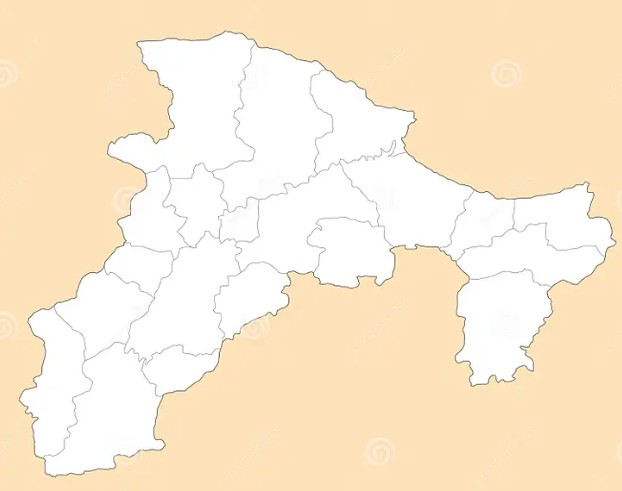
#> input picture bejaia.jpg, 622 x 491 px, found by its file name
$ python 'simulation du shift sur béjaia.py'
#> lines starting #> are read from the running program, lines starting #| are printed output that depends on the picture; after the words box and inside, x2 and y2 are one past the last pixel; in counts of white or black regions, pixels touching at a corner belong together
# Créé par Nassima, le 16/07/2023 en Python 3.7
import numpy as np
from pylab import *
import cv2
import matplotlib.pyplot as plt
import random
import matplotlib.patches as mpatches

#Afficher la carte intiale.

img=cv2.imread('Bejaia.jpg')
#> img is the input picture: shape (491, 622, 3); mean B, G, R 209.7, 234.7, 251.6
plt.imshow(img)
plt.show()

#clustring de la carte intiale en deux couleur.
img2=img.reshape((-1,3))
img2=np.float32(img2)
criteria=(cv2.TERM_CRITERIA_EPS+cv2.TERM_CRITERIA_MAX_ITER,10,1.0)
k=2
attempts=10
ret,label,center=cv2.kmeans(img2,k,None,criteria,attempts,cv2.KMEANS_PP_CENTERS)
#> ret = 64533536.1; center = [[253.8, 254.2, 254.2], [185, 223.6, 249.9]]
center=np.uint8(center)
#> center = [[253, 254, 254], [185, 223, 249]]
res=center[label.flatten()]
res2=res.reshape((img.shape))
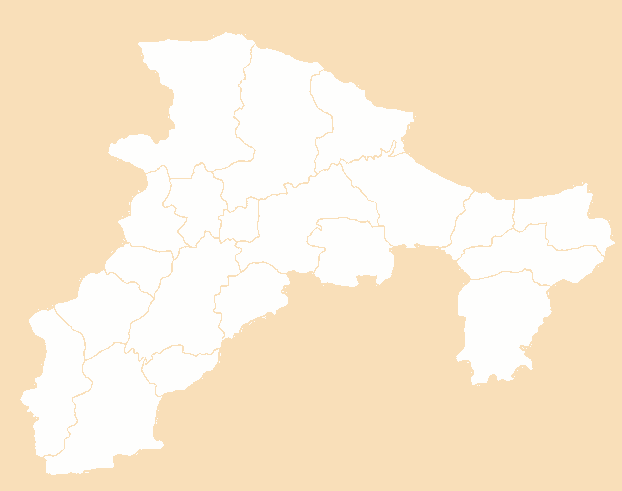
#> res2: shape (491, 622, 3); mean B, G, R 209.2, 234, 250.8

print(center)
#| [[253 254 254]
#|  [185 223 249]]


#creation de la carte intiale avec despourcenatge appropriés.

A=np.zeros((res2.shape[0]+1,res2.shape[1]+1))
for i in range(res2.shape[1]):
   for j in range(res2.shape[0]):

         if all(res2[j][i]==[184,223,249]):
            res2[j][i]=[255,255,255]
            A[j][i]= 4
         elif all(res2[j][i]==[253,254,254]):

            my_list = ['3'] *17  + ['2'] * 23 +['1'] *20 + ['0'] * 40
            A[j][i]=int(random.choice(my_list))
            if A[j][i]==3:
                res2[j][i]= [0,0,0] #noir
            elif A[j][i]==2:
                res2[j][i]= [0,0,225] #blue
            elif A[j][i]==1:
                res2[j][i]= [225,0,0] #red
            elif A[j][i]==0:
                res2[j][i]= [225,225,0] #yellow
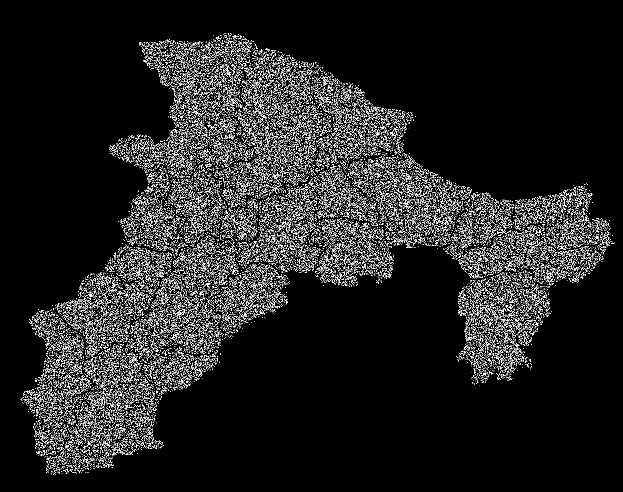
#> A: shape (492, 623) float64; min 0, max 3, mean 0.418; drawn with min black and max white
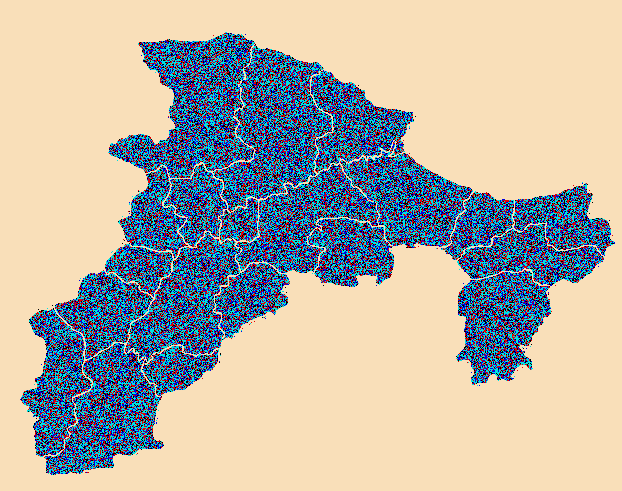
#> res2: shape (491, 622, 3); mean B, G, R 167, 175.4, 178.8


#affichage de la carte intiale.
color_patch1 = mpatches.Patch(color='yellow', label='state 0')
color_patch2= mpatches.Patch(color='red', label='state 1')
color_patch3= mpatches.Patch(color='blue', label='state 2')
color_patch4= mpatches.Patch(color='black', label='state 3')
plt.legend(handles=[color_patch1, color_patch2, color_patch3, color_patch4],prop={"size": 8}, loc="best")
plt.imshow(res2)
plt.show()
cv2.imwrite('Bejaia_entree.jpg',res2)

#choix des paramètres et nombre d'itérations.
Pe=3
Pz=3
n=1
k=1
while k<=n:
    for i in range(res2.shape[1]):
       for j in range(res2.shape[0]):
           if A[j][i] != 4:
               north=int(A[j][i+1])
               south=int(A[j][i-1])
               ouest=int(A[j+1][i])
               est=int(A[j-1][i])
               if north != 4:
                   a=int(north/2)
                   a1=int(north-north/2)
               else:
                   a=0
                   a1=0

               if south != 4:
                   b=int(south/2)
                   b1=int(south-south/2)
               else:
                   b=0
                   b1=0

               if est != 4:
                   c=int(est/2)
                   c1=int(est-est/2)
               else:
                   c=0
                   c1=0

               if ouest != 4:
                   d=int(ouest/2)
                   d1=int(ouest-ouest/2)
               else:
                   d=0
                   d1=int(ouest-ouest/2)

               sum0=a+b+c+d
               sum1=a1+b1+c1+d1

               if (A[j][i]==0) and (int(sum0) >= Pz) and (int(sum1) >=Pe):
                   A[j][i]=3
               elif (A[j][i]==1) and (int(sum0) >= Pz):
                   A[j][i]=3
               elif (A[j][i]==2) and (int(sum1) >=Pe):
                   A[j][i]=3
               elif (A[j][i]==0) and (int(sum0) >= Pz) and (int(sum1) < Pe):
                   A[j][i]=2
               elif (A[j][i]==0) and (int(sum0) <= Pz) and (int(sum1) >=Pe):
                   A[j][i]=1
               else: A[j][i]=A[j][i]
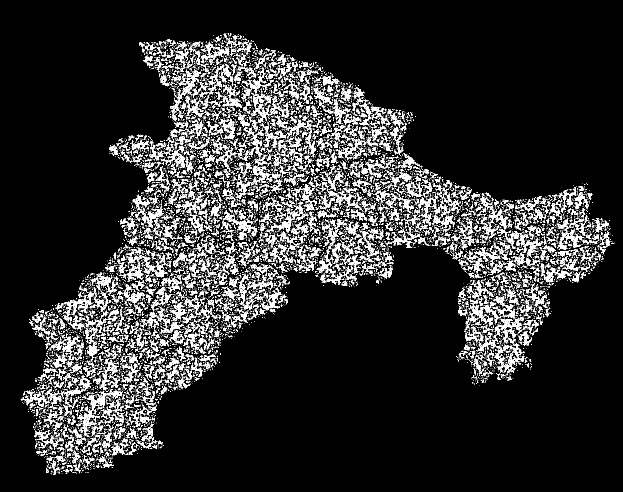
#> A: shape (492, 623) float64; 7.11% of pixels changed, all inside (x1, y1, x2, y2) = (22, 34, 610, 475); drawn with min black and max white


    for i in range(res2.shape[1]):
       for j in range(res2.shape[0]):
             if A[j][i]==3:
                res2[j][i]=[0,0,0]
             elif A[j][i]==2:
                    res2[j][i]= [0,0,225]
             elif A[j][i]==1:
                    res2[j][i]= [225,0,0] #red
             elif A[j][i]==0:
                 res2[j][i]= [225,225,0] #yellow
             elif A[j][i]==4:
                 res2[j][i]= [225,225,225]
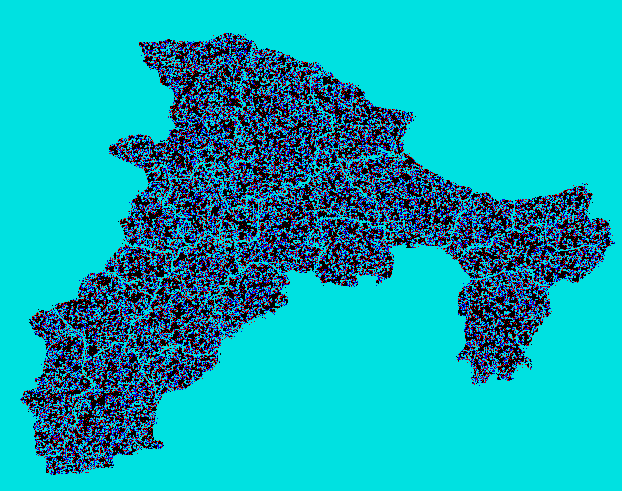
#> res2: shape (491, 622, 3); mean B, G, R 182.8, 170.1, 12.4
    color_patch1 = mpatches.Patch(color='yellow', label='state 0')
    color_patch2= mpatches.Patch(color='red', label='state 1')
    color_patch3= mpatches.Patch(color='blue', label='state 2')
    color_patch4= mpatches.Patch(color='black', label='state 3')
    plt.legend(handles=[color_patch1, color_patch2, color_patch3, color_patch4],prop={"size": 8}, loc="best")

    plt.imshow(res2)
    plt.show()
    k=k+1


color_patch1 = mpatches.Patch(color='yellow', label='state 0')
color_patch2= mpatches.Patch(color='red', label='state 1')
color_patch3= mpatches.Patch(color='blue', label='state 2')
color_patch4= mpatches.Patch(color='black', label='state 3')
plt.legend(handles=[color_patch1, color_patch2, color_patch3, color_patch4],prop={"size": 8}, loc="best")

plt.imshow(res2)
plt.show()
cv2.imwrite('resultat shift.jpg',res2)
